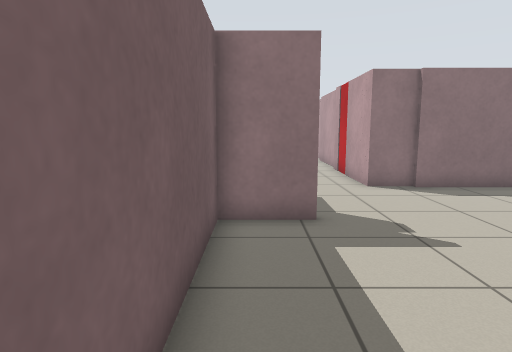
[1] (above)

14 first-person views from a walk through a robot-simulator world made for Stage. The camera is 1 m above the floor, tilts 8° down and sees 75° across. Floor lines are 1 m apart. The floor is counted in squares, 0.5 m on a side. Each view is taken from the middle of a square. On the plan, view 1 faces up. The plan holds only what a view shows up to about 18 squares ahead; the rest is blank. The place goes on beyond the plan. Robots are left out.

[2]
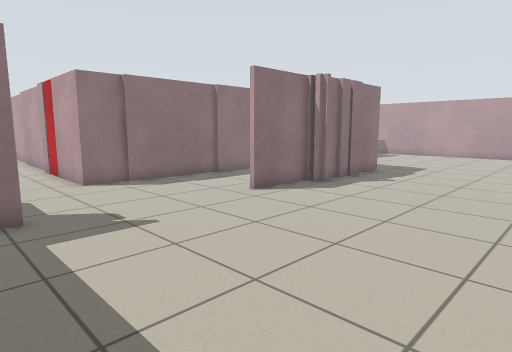

[3]
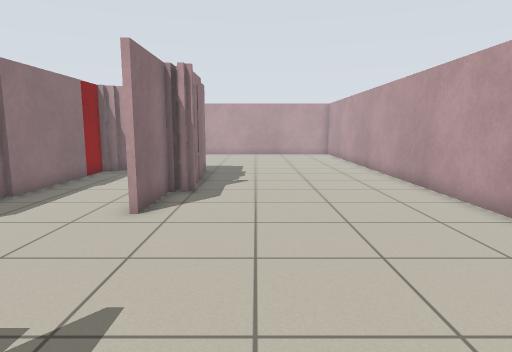

[4]
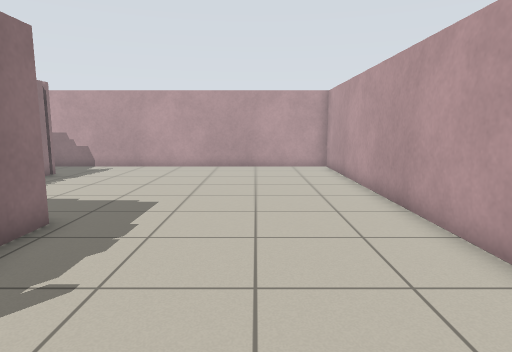

[5]
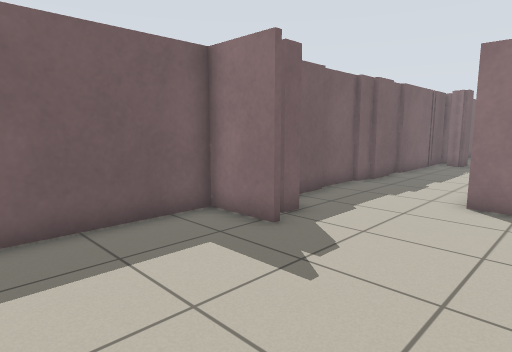

[6]
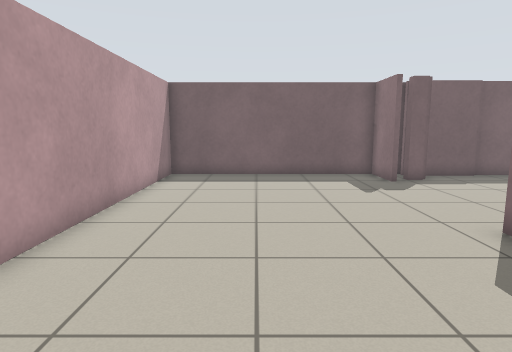

[7]
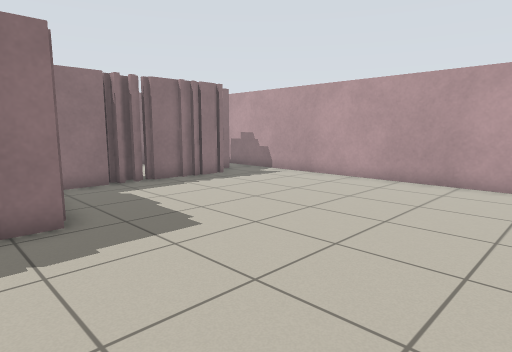

[8]
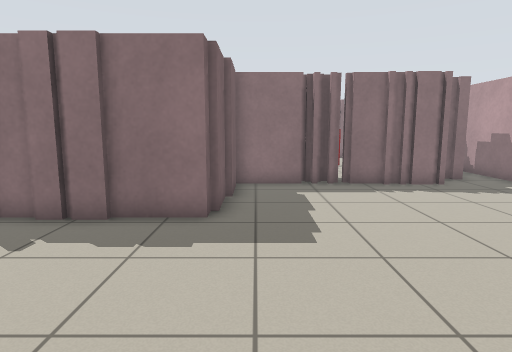

[9]
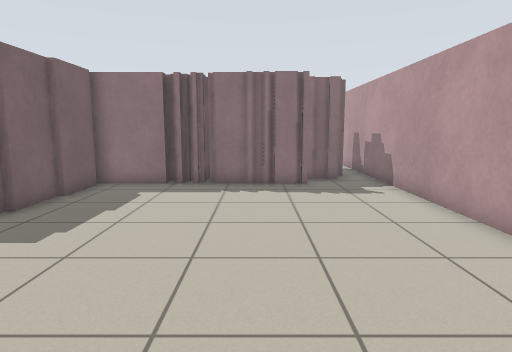

[10]
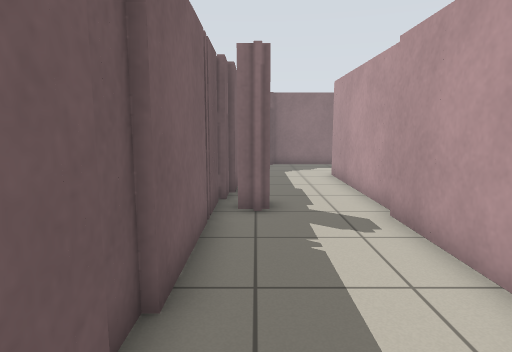

[11]
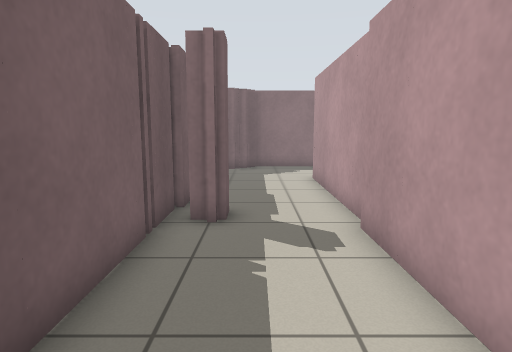

[12]
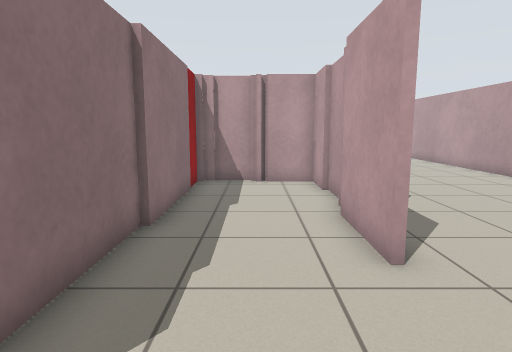

[13]
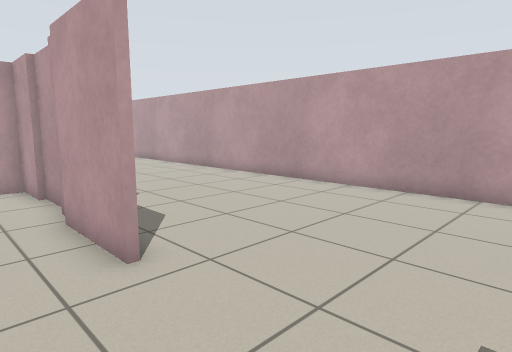

[14]
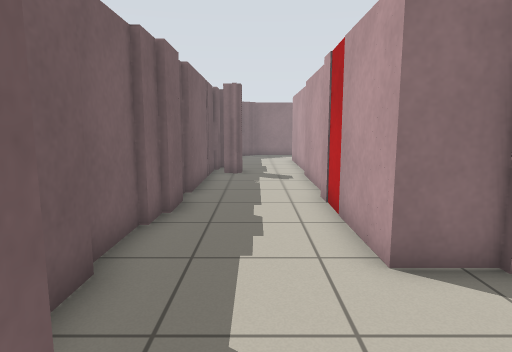

### Floor plan
Points are (right, up) in squares from view 1. A wall is a line through its corners. A room is listed if a view was taken in it or the views show most of it. See-through windows are left out.
Room 1 (views 1, 2, 3, 4, 5, 6, 7, 8, 9, 10, 11, 12, 13, 14)
walls: (12.1, 6.4) (11.1, 6.4); (12.8, 6.2) (12, 6.2); (12.4, 6.6) (14, 6.6); (11.1, 6.6) (10.5, 6.6); (10.5, 6.1) (10.5, 6.8) (7.6, 6.8); (13.8, 6.2) (12.9, 6.2); (13.9, 6.8) (15.9, 6.8) (15.9, 6.4) (13.6, 6.4); (15.7, 6.8) (15.7, 9); (7.6, 7) (10.8, 7); (16.1, 8.9) (16.1, 6.9); (16.1, 9.1) (16.1, 10.6); (13.5, 11.2) (9.6, 11.2); (15.9, 10.5) (15.9, 11); (9.8, 11.4) (5.5, 11.4); (16.3, 10.9) (16.3, 8.8); (18.7, 11.2) (16, 11.2); (5.6, 11.6) (3.9, 11.6) (3.9, 14.5); (19.9, 11.8) (19.3, 11.8); (1.4, 7.2) (-0.8, 7.2) (-0.8, -1.8) (26.9, -1.8) (26.9, 14); (21.8, 11.2) (20.4, 11.2); (0.9, 8.6) (0.9, 8); (22.8, 11.2) (21.9, 11.2); (23.5, 11) (22.6, 11); (3.9, 15.9) (3.9, 16.9); (-0.2, 11.5) (-0.2, 9.2); (4.1, 17.5) (4.1, 21.6); (24.9, 12.4) (24.2, 12.4); (25.4, 12.2) (24.8, 12.2); (-0.4, 13.9) (-0.4, 11.5); (-0.2, 14.9) (-0.2, 13.8); (0, 16.2) (0, 14.8); (-0.2, 17.5) (-0.2, 16.5); (4.3, 22) (4.3, 24.4); (1, 22.2) (0.5, 22.2); (1.3, 23) (1.3, 22.1); (0, 23.2) (0, 17.4)
ways out: opening at (2.5, 23.5)
objects: door leaf (4, 15); door leaf (14, 11) to (15, 11)

Where each view was taken, in squares from view 1:
view 1: 0 up, 0 right, facing up
view 2: 1 down, 0 right, facing up-right
view 3: 4 up, 0 right, facing right
view 4: 2 up, 9 right, facing right
view 5: 2 up, 6 right, facing up-left
view 6: 2 up, 14 right, facing left
view 7: 1 down, 14 right, facing up-right
view 8: 1 down, 17 right, facing up
view 9: 1 down, 22 right, facing up
view 10: 14 up, 1 right, facing up
view 11: 15 up, 2 right, facing up
view 12: 9 up, 3 right, facing right
view 13: 9 up, 3 right, facing down-right
view 14: 7 up, 2 right, facing up
